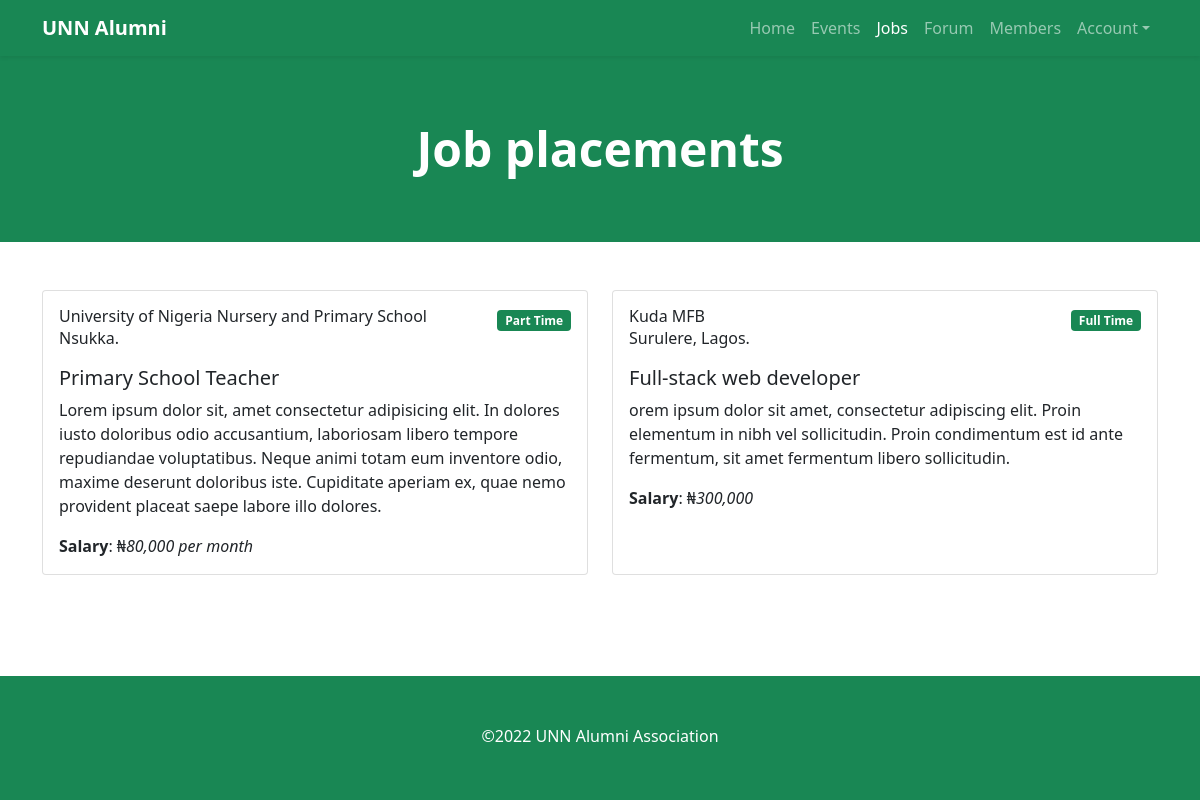
Page /jobs/ (signed in) on the committed database.
### alumni/models.py (models this page shows, shortened)
class Job(models.Model):
    FULL_TIME = 'FT'
    PART_TIME = 'PT'
    INTERNSHIP = 'IT'
    JOB_TYPE = (
        (FULL_TIME, 'Full Time'),
        (PART_TIME, 'Part Time'),
        (INTERNSHIP, 'Internship'),
    )
    title = models.CharField(max_length=100)
    slug = models.SlugField()
    company = models.CharField(max_length=100)
    job_type = models.CharField(max_length=2, choices=JOB_TYPE)
    description = models.TextField()
    salary = models.CharField(max_length=25, help_text='Eg: 230,000')
    years_of_experience = models.IntegerField()
    location = models.CharField(max_length=100)
    created = models.DateTimeField(auto_now_add=True)
    updated = models.DateTimeField(auto_now=True)
    class Meta:
        ordering = ['-created']

### alumni/views.py (the view)
# urls.py: path('jobs/', views.job_list, name='jobs'),
@login_required
def job_list(request):
    jobs = Job.objects.all()
    jobs = mk_paginator(request, jobs, 9)
    return render(
        request, 'jobs.html', {'jobs': jobs})

### alumni/views.py (called while the page is built)
def mk_paginator(request, items, num_items):
    paginator = Paginator(items, num_items)
    page = request.GET.get('page', 1)
    try:
        items = paginator.page(page)
    except PageNotAnInteger:
        items = paginator.page(1)
    except EmptyPage:
        items = paginator.page(paginator.num_pages)
    return items

### templates/jobs.html (shortened to what this page needs)
{% extends "base.html" %}
{% block content %}
<header class="bg-success py-5">
    <div class="container">
        <div class="row">
            <div class="col-lg-12">
                <div class="my-3 text-center">
                    <h1 class="display-5 fw-bolder text-white">Job placements</h1>
                </div>
            </div>
        </div>
    </div>
</header>
<section class="py-5">
    <div class="container">
        <div class="row">
            {% for job in jobs %}
            <div class="col-lg-6 mb-3">
                <div class="card h-100">
                    <div class="card-body">
                        <div class="d-flex justify-content-between mb-3">
                            <div>
                                <span class="h6 d-block mb-0">{{ job.company }}</span>
                                <span>{{ job.location }}</span>
                            </div>
                            <div>
                                <span class="badge bg-success">{{ job.get_job_type_display }}</span>
                            </div>
                        </div>
                        <h5>{{ job.title }}</h5>
                        <p>{{ job.description|truncatewords:50 }}</p>
                        <span><strong>Salary</strong>: &#8358;<em>{{ job.salary }}</em></span>
                    </div>
                </div>
            </div>
            {% empty %}
            <p>No Job listings available.</p>
            {% endfor %}
        </div>
    </div>
</section>
{% endblock %}

### rows in the picture
Job: company "University of Nigeria Nursery and Primary School", location "Nsukka.", job_type "Part Time", title "Primary School Teacher", description "Lorem ipsum dolor sit, amet consectetur adipisicing elit. In dolores iusto doloribus odio accusantium, laboriosam libero tempore repudiandae voluptatibus. Neque animi totam eum inventore odio, maxime deserunt doloribus iste. Cupiditate aperiam ex, quae nemo provident placeat saepe labore illo dolores.", salary "80,000 per month"
Job: company "Kuda MFB", location "Surulere, Lagos.", job_type "Full Time", title "Full-stack web developer", description "orem ipsum dolor sit amet, consectetur adipiscing elit. Proin elementum in nibh vel sollicitudin. Proin condimentum est id ante fermentum, sit amet fermentum libero sollicitudin.", salary "300,000"
